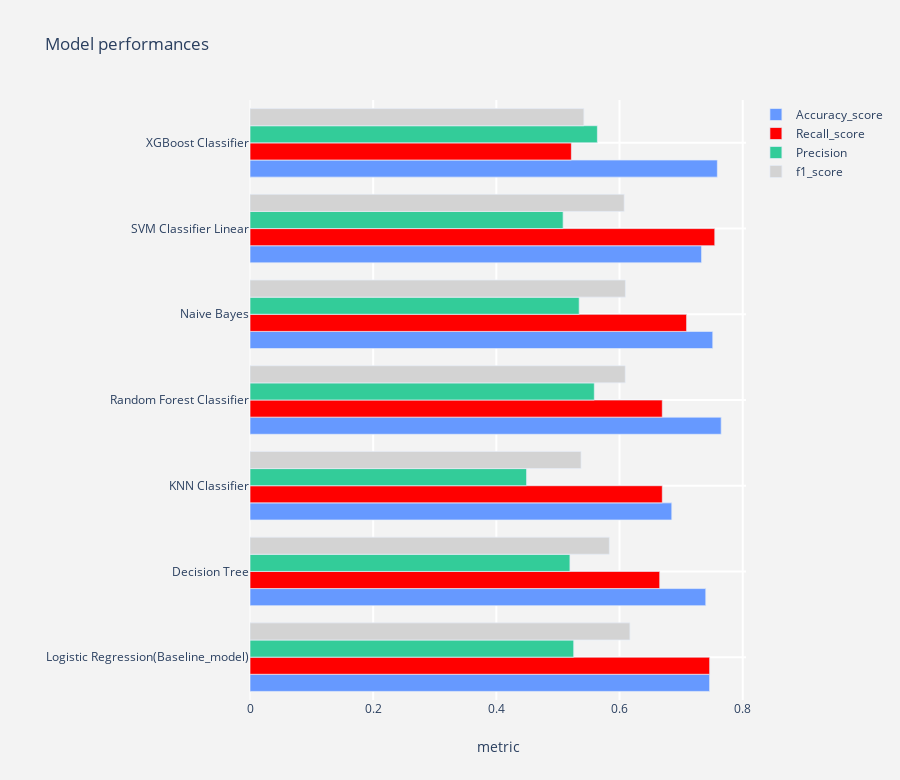

This figure's notebook cell:
### Code cell
import plotly.graph_objs as go
import plotly.offline as py#visualization
py.init_notebook_mode(connected=True)#visualization

model_performances
def output_tracer(metric,color) :
    tracer = go.Bar(y = model_performances["Model"] ,
                    x = model_performances[metric],
                    orientation = "h",name = metric ,
                    marker = dict(line = dict(width =.7),
                                  color = color)
                   )
    return tracer

layout = go.Layout(dict(title = "Model performances",
                        plot_bgcolor  = "rgb(243,243,243)",
                        paper_bgcolor = "rgb(243,243,243)",
                        xaxis = dict(gridcolor = 'rgb(255, 255, 255)',
                                     title = "metric",
                                     zerolinewidth=1,
                                     ticklen=5,gridwidth=2),
                        yaxis = dict(gridcolor = 'rgb(255, 255, 255)',
                                     zerolinewidth=1,ticklen=5,gridwidth=2),
                        margin = dict(l = 250),
                        height = 780
                       )
                  )


trace1  = output_tracer("Accuracy_score","#6699FF")
trace2  = output_tracer('Recall_score',"red")
trace3  = output_tracer('Precision',"#33CC99")
trace4  = output_tracer('f1_score',"lightgrey")

data = [trace1,trace2,trace3,trace4]
fig = go.Figure(data=data,layout=layout)
py.iplot(fig)

### Figure 1 — Plotly figure (JSON) as saved in the notebook; plotly's stock layout.template omitted (floating-point values rounded to 4 significant figures)
{"data": [{"marker": {"color": "#6699FF", "line": {"width": 0.7}}, "name": "Accuracy_score", "orientation": "h", "type": "bar", "x": [0.7463, 0.74, 0.6849, 0.7651, 0.7514, 0.7332, 0.7588], "y": ["Logistic Regression(Baseline_model)", "Decision Tree", "KNN Classifier", "Random Forest Classifier", "Naive Bayes", "SVM Classifier Linear", "XGBoost Classifier"]}, {"marker": {"color": "red", "line": {"width": 0.7}}, "name": "Recall_score", "orientation": "h", "type": "bar", "x": [0.7464, 0.6653, 0.6694, 0.6694, 0.7089, 0.7547, 0.5218], "y": ["Logistic Regression(Baseline_model)", "Decision Tree", "KNN Classifier", "Random Forest Classifier", "Naive Bayes", "SVM Classifier Linear", "XGBoost Classifier"]}, {"marker": {"color": "#33CC99", "line": {"width": 0.7}}, "name": "Precision", "orientation": "h", "type": "bar", "x": [0.5256, 0.5195, 0.4491, 0.559, 0.5345, 0.5084, 0.564], "y": ["Logistic Regression(Baseline_model)", "Decision Tree", "KNN Classifier", "Random Forest Classifier", "Naive Bayes", "SVM Classifier Linear", "XGBoost Classifier"]}, {"marker": {"color": "lightgrey", "line": {"width": 0.7}}, "name": "f1_score", "orientation": "h", "type": "bar", "x": [0.6168, 0.5834, 0.5376, 0.6093, 0.6095, 0.6075, 0.5421], "y": ["Logistic Regression(Baseline_model)", "Decision Tree", "KNN Classifier", "Random Forest Classifier", "Naive Bayes", "SVM Classifier Linear", "XGBoost Classifier"]}], "layout": {"height": 780, "margin": {"l": 250}, "paper_bgcolor": "rgb(243,243,243)", "plot_bgcolor": "rgb(243,243,243)", "title": {"text": "Model performances"}, "xaxis": {"gridcolor": "rgb(255, 255, 255)", "gridwidth": 2, "ticklen": 5, "title": {"text": "metric"}, "zerolinewidth": 1}, "yaxis": {"gridcolor": "rgb(255, 255, 255)", "gridwidth": 2, "ticklen": 5, "zerolinewidth": 1}}}
